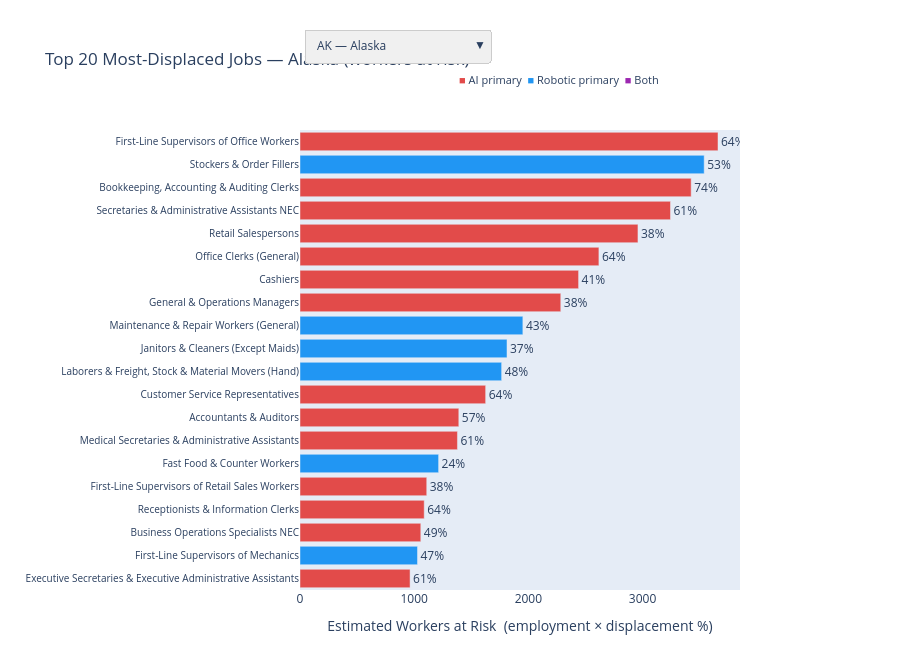

The notebook cell saved with this chart:
### Markdown cell above
## 10. Top Displaced Jobs by State

For each state, ranks the 20 occupations with the most **workers at risk**:

```
Workers at Risk = Employment in State × Displacement Score / 100
```

Use the dropdown to select a state. Bar color indicates the primary automation threat: <span style='color:#E24B4A'>**red = AI**</span>, <span style='color:#2196F3'>**blue = Robotic**</span>, <span style='color:#9C27B0'>**purple = Both**</span>.

### Code cell
emp_scores = emp_raw.merge(
    df[['soc','title','group_name','displacement','primary_threat']],
    on='soc', how='left'
).dropna(subset=['displacement'])

emp_scores['displacement'] = emp_scores['displacement'].astype(int)
emp_scores['workers_at_risk'] = (
    emp_scores['employment'] * emp_scores['displacement'] / 100
).round(0)

state_list  = sorted(geo['region_id'].unique())
state_names = dict(zip(geo['region_id'], geo['region_name']))
THREAT_COLOR = {'AI': '#E24B4A', 'Robotic': '#2196F3', 'Both': '#9C27B0'}

state_tops = {
    s: emp_scores[emp_scores['region_id'] == s].nlargest(20, 'workers_at_risk')
    for s in state_list
}

fig_state = go.Figure()
for i, state in enumerate(state_list):
    sub = state_tops[state]
    colors = [THREAT_COLOR.get(t, '#888') for t in sub['primary_threat']]
    fig_state.add_trace(go.Bar(
        x=sub['workers_at_risk'],
        y=sub['title'],
        orientation='h',
        marker_color=colors,
        text=[f"{d}%" for d in sub['displacement']],
        textposition='outside',
        customdata=sub[['displacement','group_name','primary_threat','employment']].values,
        hovertemplate=(
            '<b>%{y}</b><br>'
            'Workers at risk: %{x:,.0f}<br>'
            'Displacement: %{customdata[0]}%  |  Group: %{customdata[1]}<br>'
            'Primary threat: %{customdata[2]}<br>'
            'Total employed in state: %{customdata[3]:,.0f}'
            '<extra></extra>'
        ),
        visible=(i == 0),
        showlegend=False,
    ))

buttons_state = []
for i, state in enumerate(state_list):
    vis  = [j == i for j in range(len(state_list))]
    name = state_names.get(state, state)
    buttons_state.append(dict(
        label=f"{state} — {name}",
        method='update',
        args=[{'visible': vis},
              {'title': f'Top 20 Most-Displaced Jobs — {name} (workers at risk)'}]
    ))

first_name = state_names.get(state_list[0], state_list[0])
fig_state.update_layout(
    title=f'Top 20 Most-Displaced Jobs — {first_name} (workers at risk)',
    xaxis_title='Estimated Workers at Risk  (employment × displacement %)',
    yaxis=dict(autorange='reversed', tickfont=dict(size=10)),
    height=650,
    margin=dict(l=300, r=160, t=130, b=60),
    updatemenus=[dict(
        active=0, buttons=buttons_state,
        direction='down',
        x=0.01, y=1.22, xanchor='left', yanchor='top',
        bgcolor='#f0f0f0', bordercolor='#ccc',
    )],
    annotations=[dict(
        x=0.82, y=1.13, xref='paper', yref='paper', showarrow=False,
        text=('<span style="color:#E24B4A">&#9632;</span> AI primary&nbsp;&nbsp;'
              '<span style="color:#2196F3">&#9632;</span> Robotic primary&nbsp;&nbsp;'
              '<span style="color:#9C27B0">&#9632;</span> Both'),
        font=dict(size=11),
    )],
)
fig_state.show()
